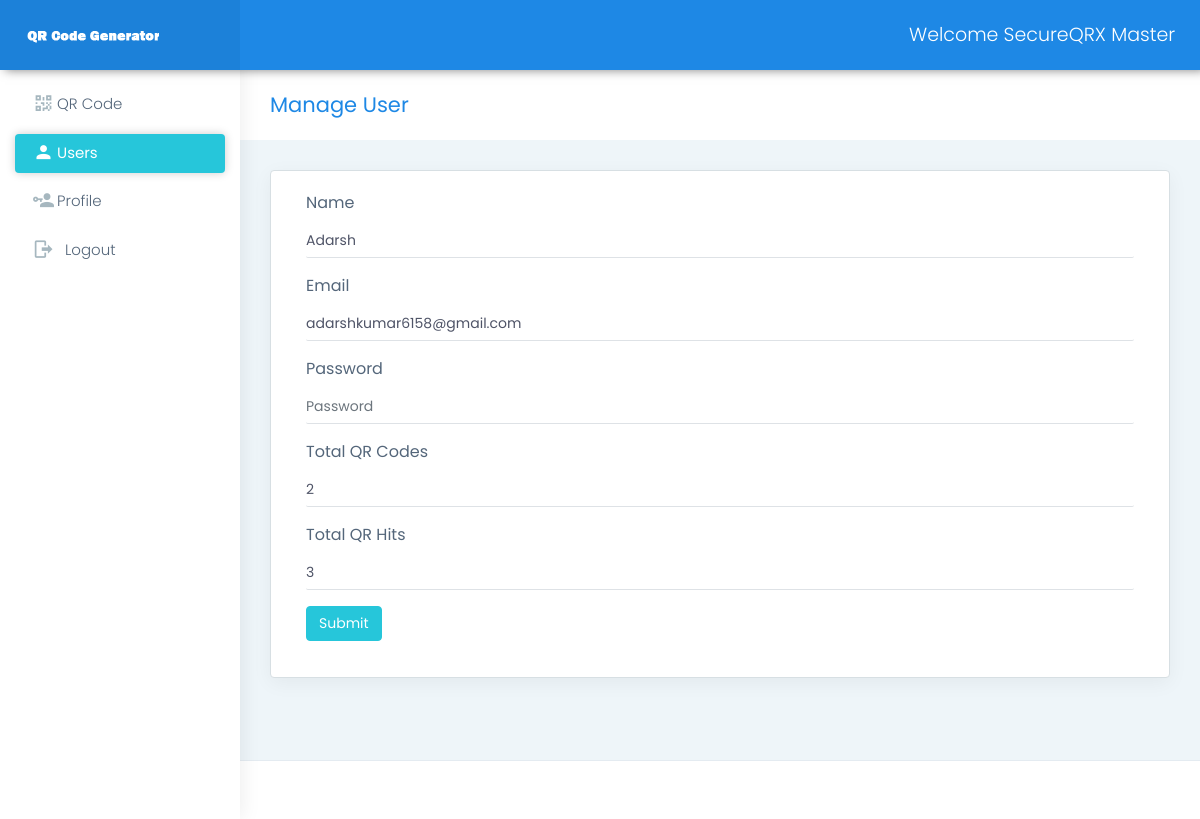
The app's page /manage_users.php?id=2 (signed in) with its own data.
### tables this page shows
CREATE TABLE `users` (
  `id` int(11) NOT NULL,
  `name` varchar(255) NOT NULL,
  `email` varchar(255) NOT NULL,
  `password` varchar(255) NOT NULL,
  `total_qr` int(11) NOT NULL,
  `total_hit` int(11) NOT NULL,
  `role` enum('0','1') NOT NULL COMMENT '0=>"Admin",1=>"User"',
  `status` int(11) NOT NULL,
  `added_on` datetime NOT NULL
);

### function.php (called while the page is built, shortened)
<?php
function get_safe_value($str){
	global $con;
	if($str!=''){
		return mysqli_real_escape_string($con,$str);
	}
}
	?>

### manage_users.php (the view, shortened to what this page needs)
<?php
include('header.php');
$name = "";
$email = "";
$total_qr = "";
$total_hit = "";
$password_required = "required";
if (isset($_GET['id']) && $_GET['id'] > 0) {
    $id = get_safe_value($_GET['id']);
    $res = mysqli_query($con, "select * from users where id='$id'");
    if (mysqli_num_rows($res) > 0) {
        $row = mysqli_fetch_assoc($res);
        $name = $row['name'];
        $email = $row['email'];
        $total_qr = $row['total_qr'];
        $total_hit = $row['total_hit'];
        $password_required = "";
    } else {
        redirect('users.php');
    }
}
?>
<div class="page-wrapper">
    <div class="page-breadcrumb">
        <div class="row align-items-center">
            <div class="col-md-6 col-8 align-self-center">
                <h3 class="page-title mb-0 p-0">Manage User</h3>
            </div>
        </div>
    </div>
    <div class="container-fluid">
        <div class="row">
            <div class="col-12">
                <div class="card">
                    <div class="card-body">
                        <form class="form-horizontal form-material" method="post">
                            <div class="form-group">
                                <label for="example-email" class="col-md-12">Name</label>
                                <div class="col-md-12">
                                    <input type="name" placeholder="Enter Name" class="form-control pl-0 form-control-line" name="name" required value="<?php echo $name?>">
                                </div>
                            </div>
                            <div class="form-group">
                                <label for="example-email" class="col-md-12">Email</label>
                                <div class="col-md-12">
                                    <input type="email" placeholder="Email" class="form-control pl-0 form-control-line" name="email" required value="<?php echo $email?>">
                                </div>
                            </div>
                            <div class="form-group">
                                <label for="example-email" class="col-md-12">Password</label>
                                <div class="col-md-12">
                                    <input type="password" placeholder="Password" class="form-control pl-0 form-control-line" name="password" <?php echo $password_required?>>
                                </div>
                            </div>
                            <div class="form-group">
                                <label for="example-email" class="col-md-12">Total QR Codes</label>
                                <div class="col-md-12">
                                    <input type="text" placeholder="Total QR Codes" class="form-control pl-0 form-control-line" name="total_qr" value="<?php echo $total_qr?>">
                                </div>
                            </div>
                            <div class="form-group">
                                <label for="example-email" class="col-md-12">Total QR Hits</label>
                                <div class="col-md-12">
                                    <input type="text" placeholder="Total QR Hits" class="form-control pl-0 form-control-line" name="total_hit" value="<?php echo $total_hit?>">
                                </div>
                            </div>
                            <div class="form-group">
                                <div class="col-sm-12 d-flex">
                                    <button class="btn btn-success mx-auto mx-md-0 text-white" name="submit">Submit</button>
                                </div>
                            </div>
                        </form>
                    </div>
                </div>
            </div>
        </div>
    </div>
</div>
<?php include('footer.php')?>

### records on screen
users: name "Adarsh", email "adarshkumar6158@gmail.com", total_qr "2", total_hit "3"

### other values on screen
$_SESSION['QR_USER_NAME'] "SecureQRX Master"
